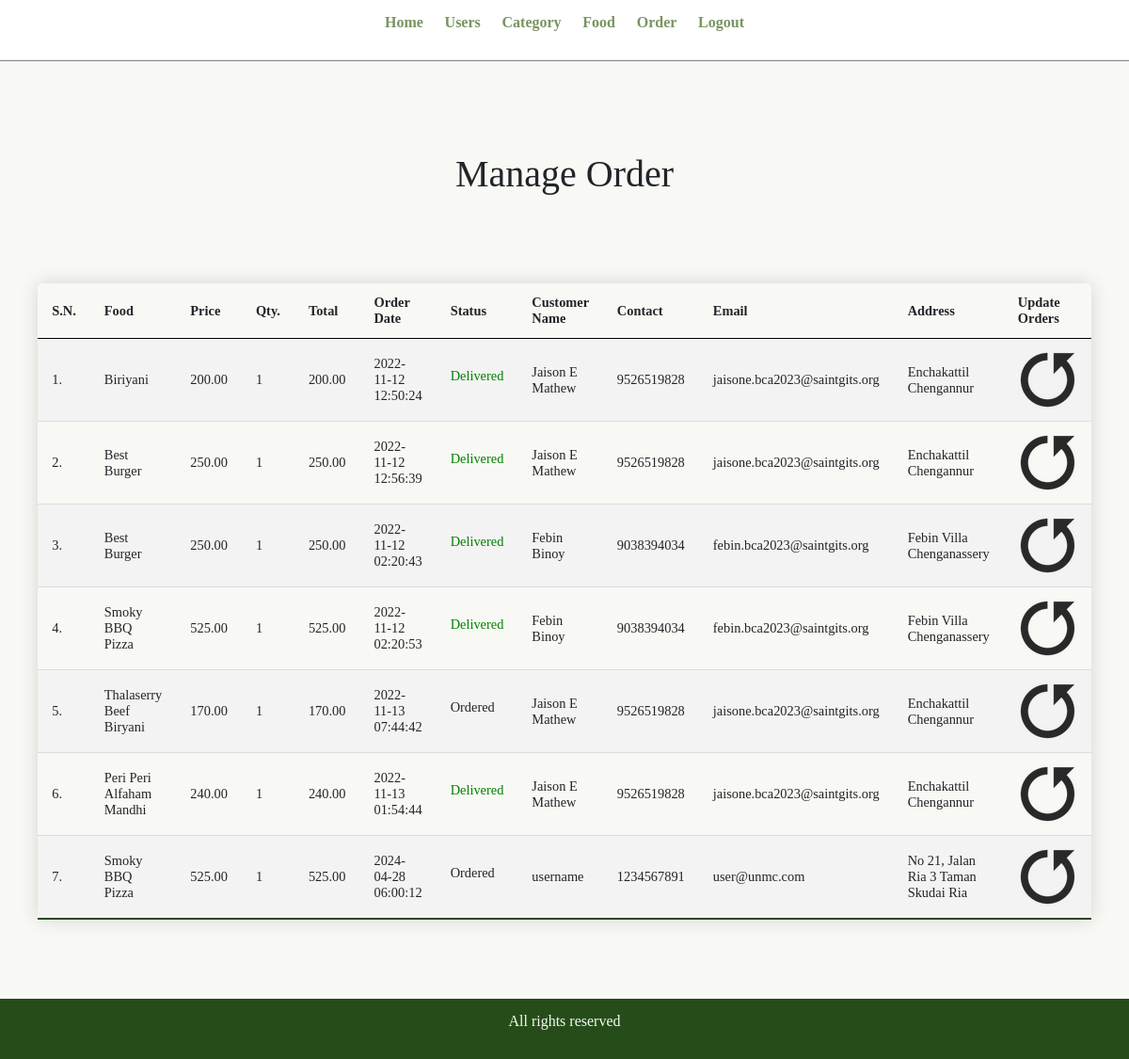
Page /admin/manage-order.php (signed in) on the committed database.
### tables this page shows
CREATE TABLE `users` (
  `id` int(11) NOT NULL,
  `username` varchar(50) NOT NULL,
  `password` varchar(255) NOT NULL,
  `customer_name` varchar(150) NOT NULL,
  `customer_email` varchar(150) NOT NULL,
  `customer_contact` bigint(25) NOT NULL,
  `customer_address` varchar(255) NOT NULL,
  `created_at` datetime DEFAULT current_timestamp()
);

CREATE TABLE `tbl_order` (
  `id` int(10) UNSIGNED NOT NULL,
  `food` varchar(150) NOT NULL,
  `price` decimal(10,2) NOT NULL,
  `qty` int(11) NOT NULL,
  `total` decimal(10,2) NOT NULL,
  `order_date` datetime NOT NULL,
  `status` varchar(50) NOT NULL,
  `u_id` int(25) NOT NULL
);

### admin/manage-order.php (the view, shortened to what this page needs)
<?php include('partials/menu.php'); ?>
<div class="main-content">
    <br><br>
    <div class="wrapper text-center">
        <h1>Manage Order</h1>
    </div>
                <br />
                <br><br>
                <table class="content-table">
                    <tr>
                        <th>S.N.</th>
                        <th>Food</th>
                        <th>Price</th>
                        <th>Qty.</th>
                        <th>Total</th>
                        <th>Order Date</th>
                        <th>Status</th>
                        <th>Customer Name</th>
                        <th>Contact</th>
                        <th>Email</th>
                        <th>Address</th>
                        <th>Update Orders</th>
                    </tr>
                    <?php
                        $sql = "SELECT users.*, tbl_order.* FROM users INNER JOIN tbl_order ON users.id=tbl_order.u_id";
                        $res = mysqli_query($conn, $sql);
                        $count = mysqli_num_rows($res);
                        $sn = 1;
                        if($count>0)
                        {
                            while($row=mysqli_fetch_assoc($res))
                            {
                                $id = $row['id'];
                                $food = $row['food'];
                                $price = $row['price'];
                                $qty = $row['qty'];
                                $total = $row['total'];
                                $order_date = $row['order_date'];
                                $status = $row['status'];
                                $customer_name = $row['customer_name'];
                                $customer_contact = $row['customer_contact'];
                                $customer_email = $row['customer_email'];
                                $customer_address = $row['customer_address'];
                                ?>
                                    <tr>
                                        <td><?php echo $sn++; ?>. </td>
                                        <td><?php echo $food; ?></td>
                                        <td><?php echo $price; ?></td>
                                        <td><?php echo $qty; ?></td>
                                        <td><?php echo $total; ?></td>
                                        <td><?php echo $order_date; ?></td>
                                        <td>
                                            <?php
                                                if($status=="Ordered")
                                                {
                                                    echo "<label>$status</label>";
                                                }
                                                elseif($status=="On Delivery")
                                                {
                                                    echo "<label style='color: orange;'>$status</label>";
                                                }
                                                elseif($status=="Delivered")
                                                {
                                                    echo "<label style='color: green;'>$status</label>";
                                                }
                                                elseif($status=="Cancelled")
                                                {
                                                    echo "<label style='color: red;'>$status</label>";
                                                }
                                            ?>
                                        </td>
                                        <td><?php echo $customer_name; ?></td>
                                        <td><?php echo $customer_contact; ?></td>
                                        <td><?php echo $customer_email; ?></td>
                                        <td><?php echo $customer_address; ?></td>
                                        <td>
                                            <a href="<?php echo SITEURL; ?>admin/update-order.php?id=<?php echo $id; ?>"><img src="../images/icons/update.png"/></a>
                                        </td>
                                    </tr>
                                <?php
                            }
                        }
                        else
                        {
                            echo "<tr><td colspan='12' class='error'>Orders not Available</td></tr>";
                        }
                    ?>
                </table>
            <br><br>
</div>
<?php include('partials/footer.php'); ?>

### css/admin.css (style rules this page uses)
* { margin: 0; padding: 0; font-family: "Times New Roman", Times, serif; }
.wrapper { padding: 1%; width: 80%; margin: 0 auto; }
.text-center { text-align: center; }
table tr th { border-bottom: 1px solid black; padding: 1%; text-align: left; }
table tr td { padding: 1%; }
.main-content { background-color: #F8F9F4; padding: 3% 0; }
.content-table { width: 80%; border-collapse: collapse; font-size: 0.9em; min-width: 800px; border-radius: 5px 5px 0 0; overflow: hidden; box-shadow: 0 0 20px rgba(0, 0, 0, 0.15); margin: 0 auto; }
.content-table th, .content-table td { padding: 12px 15px; }
.content-table tbody tr { border-bottom: 1px solid #dddddd; }
.content-table tbody tr:nth-of-type(even) { background-color: #f3f3f3; }
.content-table tbody tr:last-of-type { border-bottom: 2px solid #264d19; }

### rows in the picture
users: tbl_order.food "Biriyani", tbl_order.price "200.00", tbl_order.qty "1", tbl_order.total "200.00", tbl_order.order_date "2022-11-12 12:50:24", tbl_order.status "Delivered", customer_name "Jaison E Mathew", customer_contact "9526519828", customer_email "jaisone.bca2023@saintgits.org", customer_address "Enchakattil Chengannur", tbl_order.food "Best Burger", tbl_order.price "250.00", tbl_order.total "250.00", tbl_order.order_date "2022-11-12 12:56:39", tbl_order.food "Thalaserry Beef Biryani", tbl_order.price "170.00", tbl_order.total "170.00", tbl_order.order_date "2022-11-13 07:44:42", tbl_order.status "Ordered", tbl_order.food "Peri Peri Alfaham Mandhi", tbl_order.price "240.00", tbl_order.total "240.00", tbl_order.order_date "2022-11-13 01:54:44"
users: tbl_order.food "Best Burger", tbl_order.price "250.00", tbl_order.qty "1", tbl_order.total "250.00", tbl_order.order_date "2022-11-12 02:20:43", tbl_order.status "Delivered", customer_name "Febin Binoy", customer_contact "9038394034", customer_email "febin.bca2023@saintgits.org", customer_address "Febin Villa Chenganassery", tbl_order.food "Smoky BBQ Pizza", tbl_order.price "525.00", tbl_order.total "525.00", tbl_order.order_date "2022-11-12 02:20:53"
users: tbl_order.food "Smoky BBQ Pizza", tbl_order.price "525.00", tbl_order.qty "1", tbl_order.total "525.00", tbl_order.order_date "2024-04-28 06:00:12", tbl_order.status "Ordered", customer_name "username", customer_contact "1234567891", customer_email "user@unmc.com", customer_address "No 21, Jalan Ria 3 Taman Skudai Ria"
